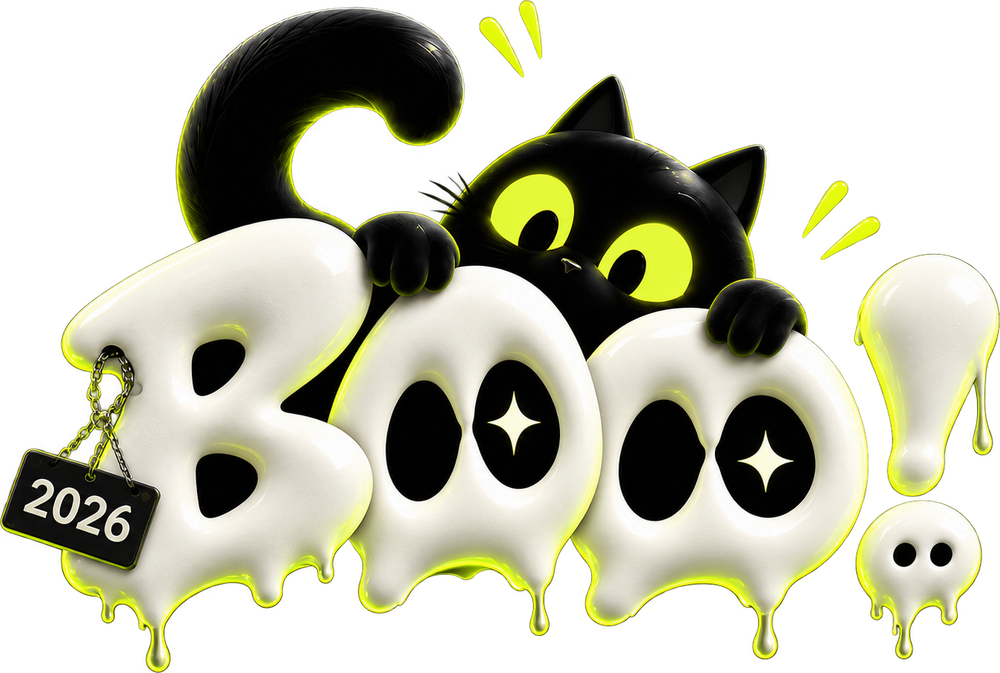
#> input picture cat-assets/boo-lockup.png, 1000 x 673 px, shrunk from 1350 x 909 before the run
$ python cut-ghosts.py ../cat-assets/boo-lockup.png ../cat-assets/cat-away.png
#> lines starting #> are read from the running program, lines starting #| are printed output that depends on the picture
"""Cut the ghost sticker sheet into six sprites by connected shapes.
usage: python3 -I scripts/cut-ghosts.py "design/Cute Neon Ghost Sticker Pack.png" <outdir>

Each ghost and the marks round it (the "!"s, the steam, the flash) are
found as connected shapes and given to the nearest ghost, edge to edge: the
sheet's rows and columns aren't cleanly separable (tails and steam cross the
gaps). Writes PNGs; the site's WebPs are saved from them at quality 88, and
the sprite map (src/lib/sprites.ts) gives them half their pixel size, as
for every sprite (files ship at 2x)."""
import sys
from collections import deque
from PIL import Image

src, out = sys.argv[1], sys.argv[2]
im = Image.open(src).convert("RGBA")
#> im is the input picture: PIL image 1000x673 RGBA; mean R, G, B, A 88.5, 88.9, 67.6, 143.4
W, H = im.size
#> W = 1000; H = 673
alpha = im.split()[3].tobytes()
mask = bytearray(1 if a > 16 else 0 for a in alpha)
label = [0] * (W * H)
comps = []  # (size, x0, y0, x1, y1, id)
cid = 0
for start in range(W * H):
    if not mask[start] or label[start]:
        continue
    cid += 1
    q = deque([start])
    label[start] = cid
    n = 0
    x0, y0, x1, y1 = W, H, 0, 0
    while q:
        p = q.popleft()
        n += 1
        x, y = p % W, p // W
        if x < x0: x0 = x
        if x > x1: x1 = x
        if y < y0: y0 = y
        if y > y1: y1 = y
        for dx, dy in ((1, 0), (-1, 0), (0, 1), (0, -1), (1, 1), (-1, -1), (1, -1), (-1, 1)):
            nx, ny = x + dx, y + dy
            if 0 <= nx < W and 0 <= ny < H:
                np_ = ny * W + nx
                if mask[np_] and not label[np_]:
                    label[np_] = cid
                    q.append(np_)
    comps.append((n, x0, y0, x1, y1, cid))
#> after the loop, cid = 8; comps = [(752, 518, 0, 542, 59, 1), (345785, 0, 6, 868, 672, 2), (1006, 479, 16, 524, 77, 3), (914, 802, 180, 848, 238, 4), (1, 446, 208, 446, 208, 5), (911, 820, 216, 880, 260, 6), (23723, 853, 253, 999, 496, 7), (12796, 855, 500, 982, 659, 8)]; label = 673000 items

comps.sort(reverse=True)
bodies = comps[:6]
#> bodies = [(345785, 0, 6, 868, 672, 2), (23723, 853, 253, 999, 496, 7), (12796, 855, 500, 982, 659, 8), (1006, 479, 16, 524, 77, 3), (914, 802, 180, 848, 238, 4), (911, 820, 216, 880, 260, 6)]
print("largest", [(c[0], c[1:5]) for c in comps[:10]])
#> (printed output is left out)
# order the bodies: top row left to right, then bottom row
bodies.sort(key=lambda c: (0 if (c[2] + c[4]) / 2 < H / 2 else 1, (c[1] + c[3]) / 2))
owner = {}
for i, b in enumerate(bodies):
    owner[b[5]] = i
#> this loop made 6 passes
#> after the loop, owner = {3: 0, 4: 1, 6: 2, 2: 3, 8: 4, 7: 5}
centre = [((b[1] + b[3]) / 2, (b[2] + b[4]) / 2) for b in bodies]
#> centre = [(501.5, 46.5), (825, 209), (850, 238), (434, 339), (918.5, 579.5), (926, 374.5)]
for c in comps[6:]:
    if c[0] < 12:
        continue  # specks
    cx, cy = (c[1] + c[3]) / 2, (c[2] + c[4]) / 2
    # the body whose box is nearest, edge to edge (a mark beside a ghost, or overlapping its box)
    def gap(b):
        dx = max(b[1] - c[3], c[1] - b[3], 0)
        dy = max(b[2] - c[4], c[2] - b[4], 0)
        return dx * dx + dy * dy
    best = min((gap(b), i) for i, b in enumerate(bodies))
    owner[c[5]] = best[1]
#> this loop made 2 passes
#> (c, cx, cy, best) on pass 1: ((752, 518, 0, 542, 59, 1), 530, 29.5, (0, 0))
#> after the loop, owner = {3: 0, 4: 1, 6: 2, 2: 3, 8: 4, 7: 5, 1: 0}

names = ["ghost-wave", "ghost-headset", "ghost-camera", "ghost-megaphone", "ghost-snacks", "ghost-torch"]
rgba = im.load()
for i, name in enumerate(names):
    ids = {k for k, v in owner.items() if v == i}
    x0, y0, x1, y1 = W, H, 0, 0
    for c in comps:
        if c[5] in ids:
            x0, y0, x1, y1 = min(x0, c[1]), min(y0, c[2]), max(x1, c[3]), max(y1, c[4])
    pad = 6
    x0, y0, x1, y1 = max(0, x0 - pad), max(0, y0 - pad), min(W - 1, x1 + pad), min(H - 1, y1 + pad)
    piece = Image.new("RGBA", (x1 - x0 + 1, y1 - y0 + 1), (0, 0, 0, 0))
    pp = piece.load()
    for y in range(y0, y1 + 1):
        row = y * W
        for x in range(x0, x1 + 1):
            l = label[row + x]
            # its own shapes, and the faint antialiased edge round them
            if (l and owner.get(l) == i) or (not l and alpha[row + x] > 0 and any(
                owner.get(label[(y + dy) * W + (x + dx)]) == i
                for dx, dy in ((1, 0), (-1, 0), (0, 1), (0, -1))
                if 0 <= x + dx < W and 0 <= y + dy < H)):
                pp[x - x0, y - y0] = rgba[x, y]
    piece.save(f"{out}/{name}.png")
    print(name, piece.size)
#> this loop made 6 passes
#> pass 1, `piece.save(f"{out}/{name}.png")`:
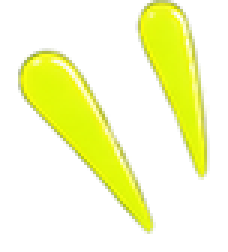
#> saved as ghost-wave.png: PIL image 76x84 RGBA (shown 3 times larger); mean R, G, B, A 61.2, 65.9, 7.5, 61.6; transparent parts drawn white
#> pass 2, `piece.save(f"{out}/{name}.png")`:
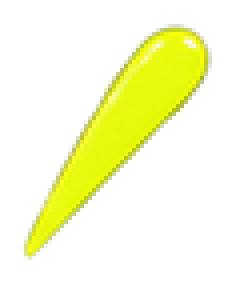
#> saved as ghost-headset.png: PIL image 59x71 RGBA (shown 4 times larger); mean R, G, B, A 48.5, 52.4, 3.9, 49.3; transparent parts drawn white
#> after the loop:
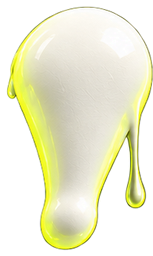
#> piece: PIL image 153x256 RGBA; mean R, G, B, A 137.5, 137.7, 108.7, 149.7; transparent parts drawn white
